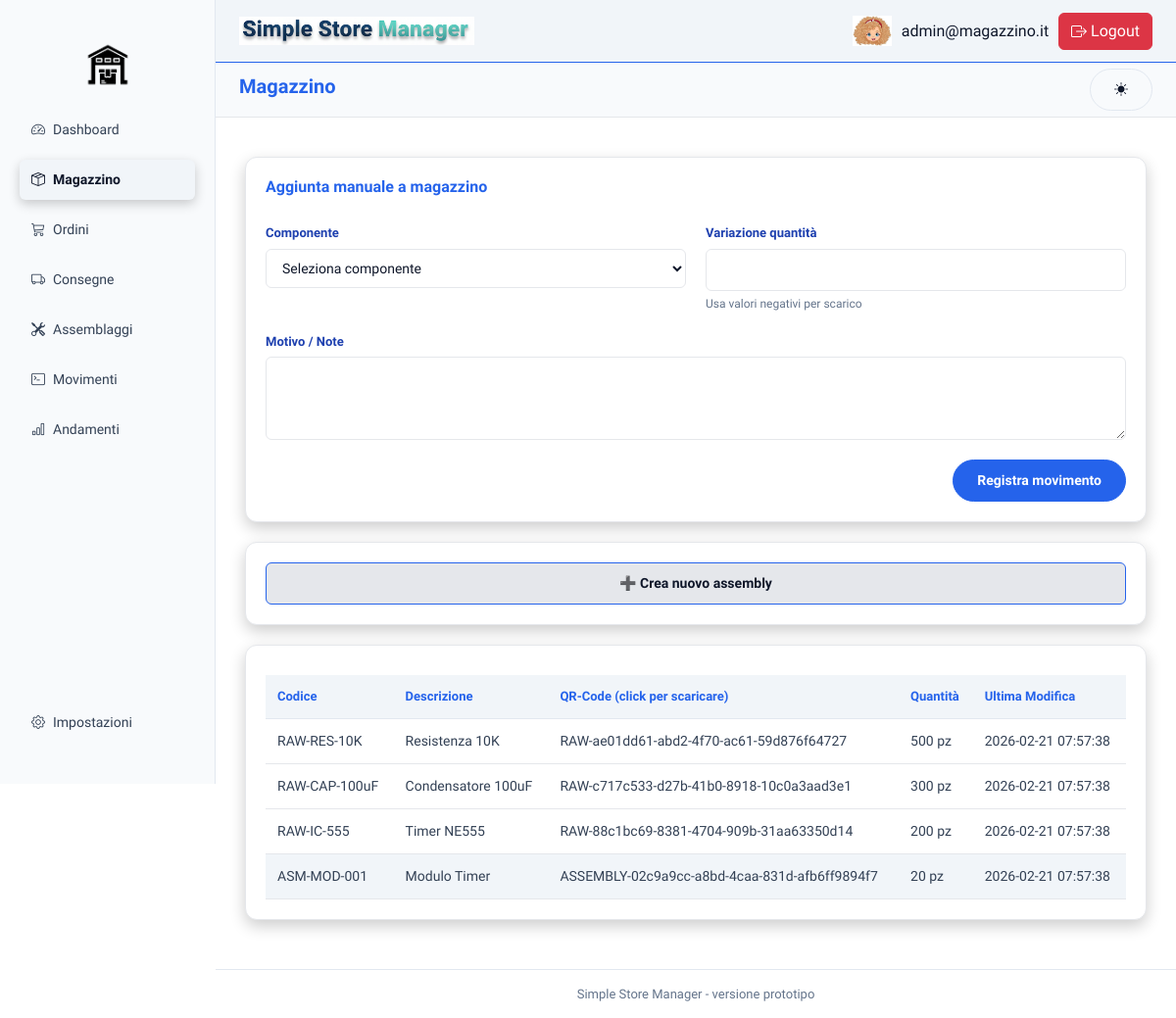
The page /index.php?page=magazzino (signed in) on the database as committed earlier.
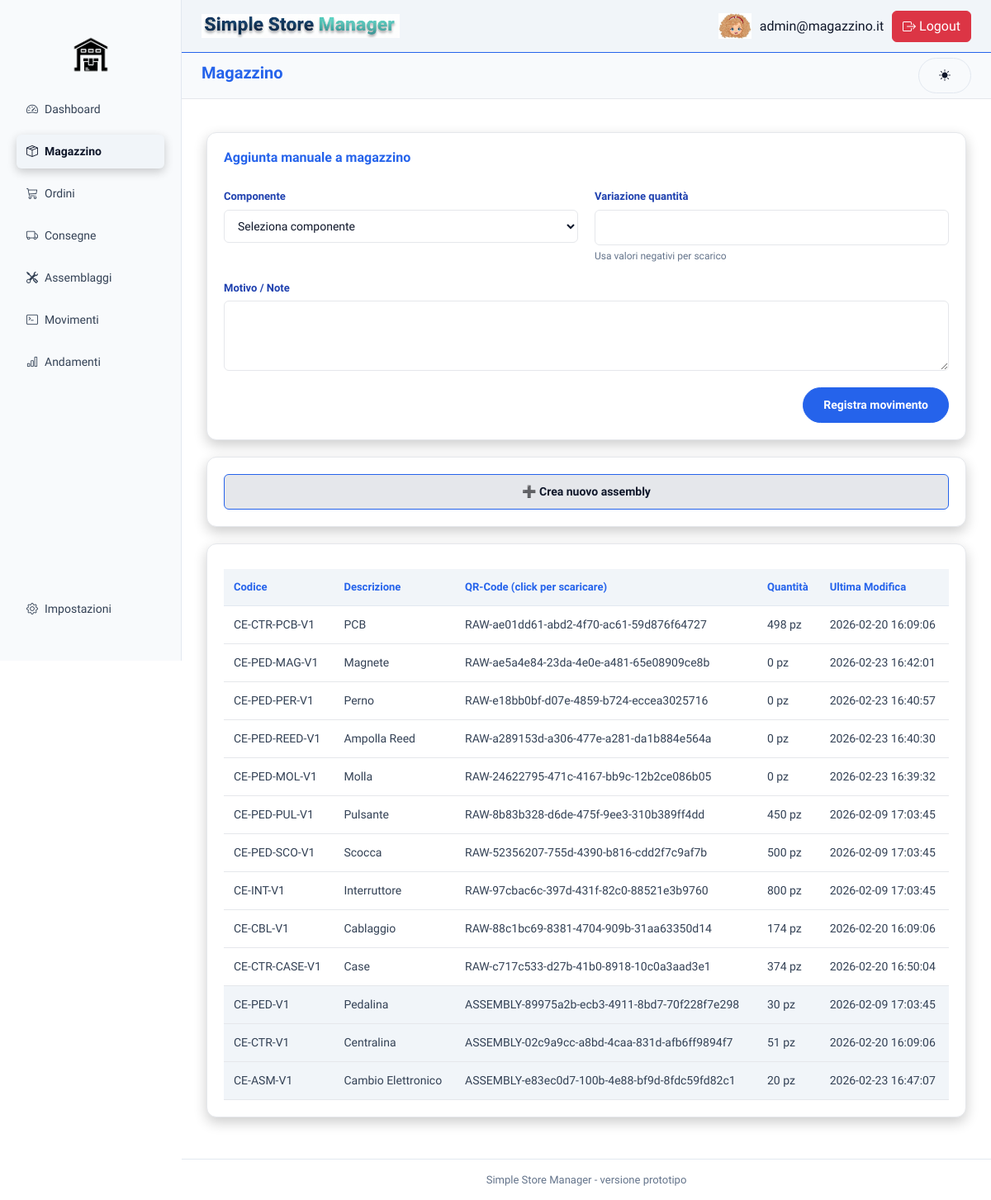
The same page on the database as committed later.
### tables this page shows
CREATE TABLE `componenti` (
  `id` int(5) NOT NULL,
  `sku` varchar(50) NOT NULL,
  `nome` varchar(30) NOT NULL,
  `qrcode` varchar(100) DEFAULT NULL,
  `unita_misura` varchar(10) DEFAULT NULL,
  `tipo` enum('RAW','ASSEMBLY') NOT NULL
);

CREATE TABLE `stock` (
  `id_componente` int(11) NOT NULL,
  `quantita` int(11) NOT NULL DEFAULT 0,
  `ultima_modifica` datetime NOT NULL DEFAULT current_timestamp() ON UPDATE current_timestamp()
);

### backend/query/componenti.php (called while the page is built, shortened)
<?php
function getComponenti(){
    $pdo=connect();
    $sql = "SELECT *
    FROM componenti c
    JOIN stock s ON c.id = s.id_componente
    ORDER BY c.tipo;";
    $stmt = $pdo->prepare($sql);
    $stmt->execute();
    return $stmt->fetchAll(PDO::FETCH_ASSOC);
}
?>

### frontend/magazzino/showStock.php (the view, shortened to what this page needs)
<div class="card full">
    <table class="orders-table">
        <thead>
            <tr>
                <th>Codice</th>
                <th>Descrizione</th>
                <th>QR-Code (click per scaricare)</th>
                <th>Quantità</th>
                <th>Ultima Modifica</th>
            </tr>
        </thead>
        <tbody>
            <?php foreach ($componenti as $componente): ?>
                <tr <?= $componente['tipo'] == 'ASSEMBLY' ? 'class="assembly_component"' : '' ?>>
                    <td><?= htmlspecialchars($componente['sku']); ?></td>
                    <td><?= htmlspecialchars($componente['nome']); ?></td>
                    <td><a  class="qr-download" download href="qr/<?= htmlspecialchars($componente['qrcode']); ?>.png"><?= htmlspecialchars($componente['qrcode']); ?></a></td>
                    <td><?= htmlspecialchars($componente['quantita']); ?> <?= htmlspecialchars($componente['unita_misura']); ?></td>
                    <td><?= htmlspecialchars($componente['ultima_modifica']); ?></td>
                </tr>
            <?php endforeach; ?>
        </tbody>
    </table>
</div>

### frontend/sidebar/sidebar.php
<?php
$menu = [
    'Dashboard'   => 'speedometer2',
    'Magazzino'   => 'box-seam',
    'Ordini'      => 'cart3',
    'Consegne'    => 'truck',
    'Assemblaggi' => 'tools',
    'Movimenti'   => 'terminal',
    'Andamenti'   => 'bar-chart'
];
$bottomMenu = [
    'Impostazioni'=> 'gear'
];
?>
<aside class="sidebar d-flex flex-column justify-content-between">
    <div>
        <img src="frontend/img/logo-removebg-preview.png" id="sidebar-logo">
        <ul class="nav nav-pills flex-column gap-1">
            <?php foreach ($menu as $pagina => $icona): ?>
                <?php $pageSlug = lcfirst($pagina); ?>
                <li class="nav-item">
                    <a href="?page=<?= $pageSlug ?>"
                       class="nav-link d-flex align-items-center gap-2 <?= ($page === $pageSlug) ? 'active' : '' ?>">
                        <i class="bi bi-<?= $icona ?>"></i>
                        <?= $pagina ?>
                    </a>
                </li>
            <?php endforeach; ?>
        </ul>
    </div>
        <ul class="nav nav-pills flex-column gap-1 mb-3">
            <?php foreach ($bottomMenu as $pagina => $icona): ?>
                <?php $pageSlug = lcfirst($pagina); ?>
                <li class="nav-item">
                    <a href="?page=<?= $pageSlug ?>"
                    class="nav-link d-flex align-items-center gap-2 <?= ($page === $pageSlug) ? 'active' : '' ?>">
                        <i class="bi bi-<?= $icona ?>"></i>
                        <?= $pagina ?>
                    </a>
                </li>
            <?php endforeach; ?>
        </ul>
</aside>

Rows that differ between the two databases and show on the page:
changed componenti "RAW-ae01dd61-abd2-4f70-ac61-59d876f64727": sku "RAW-RES-10K" → "CE-CTR-PCB-V1"; nome "Resistenza 10K" → "PCB"; stock.quantita "500" → "498"; stock.ultima_modifica "2026-02-21 07:57:38" → "2026-02-20 16:09:06"
added componenti: sku "CE-PED-MAG-V1", nome "Magnete", qrcode "RAW-ae5a4e84-23da-4e0e-a481-65e08909ce8b", stock.quantita "0", unita_misura "pz", stock.ultima_modifica "2026-02-23 16:42:01"
added componenti: sku "CE-PED-PER-V1", nome "Perno", qrcode "RAW-e18bb0bf-d07e-4859-b724-eccea3025716", stock.quantita "0", unita_misura "pz", stock.ultima_modifica "2026-02-23 16:40:57"
added componenti: sku "CE-PED-REED-V1", nome "Ampolla Reed", qrcode "RAW-a289153d-a306-477e-a281-da1b884e564a", stock.quantita "0", unita_misura "pz", stock.ultima_modifica "2026-02-23 16:40:30"
added componenti: sku "CE-PED-MOL-V1", nome "Molla", qrcode "RAW-24622795-471c-4167-bb9c-12b2ce086b05", stock.quantita "0", unita_misura "pz", stock.ultima_modifica "2026-02-23 16:39:32"
added componenti: sku "CE-PED-PUL-V1", nome "Pulsante", qrcode "RAW-8b83b328-d6de-475f-9ee3-310b389ff4dd", stock.quantita "450", unita_misura "pz", stock.ultima_modifica "2026-02-09 17:03:45"
added componenti: sku "CE-PED-SCO-V1", nome "Scocca", qrcode "RAW-52356207-755d-4390-b816-cdd2f7c9af7b", stock.quantita "500", unita_misura "pz", stock.ultima_modifica "2026-02-09 17:03:45"
added componenti: sku "CE-INT-V1", nome "Interruttore", qrcode "RAW-97cbac6c-397d-431f-82c0-88521e3b9760", stock.quantita "800", unita_misura "pz", stock.ultima_modifica "2026-02-09 17:03:45"
changed componenti "RAW-88c1bc69-8381-4704-909b-31aa63350d14": sku "RAW-IC-555" → "CE-CBL-V1"; nome "Timer NE555" → "Cablaggio"; stock.quantita "200" → "174"; stock.ultima_modifica "2026-02-21 07:57:38" → "2026-02-20 16:09:06"; moves up the list
changed componenti "RAW-c717c533-d27b-41b0-8918-10c0a3aad3e1": sku "RAW-CAP-100uF" → "CE-CTR-CASE-V1"; nome "Condensatore 100uF" → "Case"; stock.quantita "300" → "374"; stock.ultima_modifica "2026-02-21 07:57:38" → "2026-02-20 16:50:04"
added componenti: sku "CE-PED-V1", nome "Pedalina", qrcode "ASSEMBLY-89975a2b-ecb3-4911-8bd7-70f228f7e298", stock.quantita "30", unita_misura "pz", stock.ultima_modifica "2026-02-09 17:03:45", tipo "ASSEMBLY" (drawn)
changed componenti "ASSEMBLY-02c9a9cc-a8bd-4caa-831d-afb6ff9894f7": sku "ASM-MOD-001" → "CE-CTR-V1"; nome "Modulo Timer" → "Centralina"; stock.quantita "20" → "51"; stock.ultima_modifica "2026-02-21 07:57:38" → "2026-02-20 16:09:06"
added componenti: sku "CE-ASM-V1", nome "Cambio Elettronico", qrcode "ASSEMBLY-e83ec0d7-100b-4e88-bf9d-8fdc59fd82c1", stock.quantita "20", unita_misura "pz", stock.ultima_modifica "2026-02-23 16:47:07", tipo "ASSEMBLY" (drawn)
